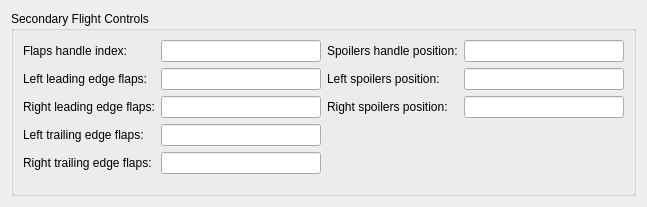
<?xml version="1.0" encoding="UTF-8"?>
<ui version="4.0">
 <class>SecondaryFlightControlWidget</class>
 <widget class="QWidget" name="SecondaryFlightControlWidget">
  <property name="geometry">
   <rect>
    <x>0</x>
    <y>0</y>
    <width>646</width>
    <height>207</height>
   </rect>
  </property>
  <property name="windowTitle">
   <string>Form</string>
  </property>
  <layout class="QGridLayout" name="gridLayout">
   <property name="sizeConstraint">
    <enum>QLayout::SetMinimumSize</enum>
   </property>
   <item row="0" column="0">
    <widget class="QGroupBox" name="groupBox">
     <property name="title">
      <string>Secondary Flight Controls</string>
     </property>
     <layout class="QHBoxLayout" name="horizontalLayout">
      <item>
       <layout class="QFormLayout" name="formLayout_2">
        <item row="0" column="0">
         <widget class="QLabel" name="label_38">
          <property name="text">
           <string>Flaps handle index:</string>
          </property>
         </widget>
        </item>
        <item row="0" column="1">
         <widget class="QLineEdit" name="flapsHandleIndexLineEdit">
          <property name="minimumSize">
           <size>
            <width>160</width>
            <height>0</height>
           </size>
          </property>
          <property name="readOnly">
           <bool>true</bool>
          </property>
         </widget>
        </item>
        <item row="1" column="0">
         <widget class="QLabel" name="label_40">
          <property name="text">
           <string>Left leading edge flaps:</string>
          </property>
         </widget>
        </item>
        <item row="1" column="1">
         <widget class="QLineEdit" name="leftLeadingEdgeFlapsLineEdit">
          <property name="minimumSize">
           <size>
            <width>160</width>
            <height>0</height>
           </size>
          </property>
          <property name="readOnly">
           <bool>true</bool>
          </property>
         </widget>
        </item>
        <item row="2" column="0">
         <widget class="QLabel" name="label_41">
          <property name="text">
           <string>Right leading edge flaps:</string>
          </property>
         </widget>
        </item>
        <item row="2" column="1">
         <widget class="QLineEdit" name="rightLeadingEdgeFlapsLineEdit">
          <property name="minimumSize">
           <size>
            <width>160</width>
            <height>0</height>
           </size>
          </property>
          <property name="readOnly">
           <bool>true</bool>
          </property>
         </widget>
        </item>
        <item row="3" column="0">
         <widget class="QLabel" name="label_42">
          <property name="text">
           <string>Left trailing edge flaps:</string>
          </property>
         </widget>
        </item>
        <item row="3" column="1">
         <widget class="QLineEdit" name="leftTrailingEdgeFlapsLineEdit">
          <property name="minimumSize">
           <size>
            <width>160</width>
            <height>0</height>
           </size>
          </property>
          <property name="readOnly">
           <bool>true</bool>
          </property>
         </widget>
        </item>
        <item row="4" column="0">
         <widget class="QLabel" name="label_43">
          <property name="text">
           <string>Right trailing edge flaps:</string>
          </property>
         </widget>
        </item>
        <item row="4" column="1">
         <widget class="QLineEdit" name="rightTrailingEdgeFlapsLineEdit">
          <property name="minimumSize">
           <size>
            <width>160</width>
            <height>0</height>
           </size>
          </property>
          <property name="readOnly">
           <bool>true</bool>
          </property>
         </widget>
        </item>
       </layout>
      </item>
      <item>
       <layout class="QFormLayout" name="formLayout">
        <item row="0" column="0">
         <widget class="QLabel" name="label_37">
          <property name="text">
           <string>Spoilers handle position:</string>
          </property>
         </widget>
        </item>
        <item row="0" column="1">
         <widget class="QLineEdit" name="spoilersHandlePositionLineEdit">
          <property name="minimumSize">
           <size>
            <width>160</width>
            <height>0</height>
           </size>
          </property>
          <property name="readOnly">
           <bool>true</bool>
          </property>
         </widget>
        </item>
        <item row="1" column="0">
         <widget class="QLabel" name="label_45">
          <property name="text">
           <string>Left spoilers position:</string>
          </property>
         </widget>
        </item>
        <item row="1" column="1">
         <widget class="QLineEdit" name="leftSpoilersPositionLineEdit">
          <property name="minimumSize">
           <size>
            <width>160</width>
            <height>0</height>
           </size>
          </property>
          <property name="readOnly">
           <bool>true</bool>
          </property>
         </widget>
        </item>
        <item row="2" column="0">
         <widget class="QLabel" name="label_44">
          <property name="text">
           <string>Right spoilers position:</string>
          </property>
         </widget>
        </item>
        <item row="2" column="1">
         <widget class="QLineEdit" name="rightSpoilersPositionLineEdit">
          <property name="minimumSize">
           <size>
            <width>160</width>
            <height>0</height>
           </size>
          </property>
          <property name="readOnly">
           <bool>true</bool>
          </property>
         </widget>
        </item>
       </layout>
      </item>
     </layout>
    </widget>
   </item>
  </layout>
 </widget>
 <resources/>
 <connections/>
</ui>
